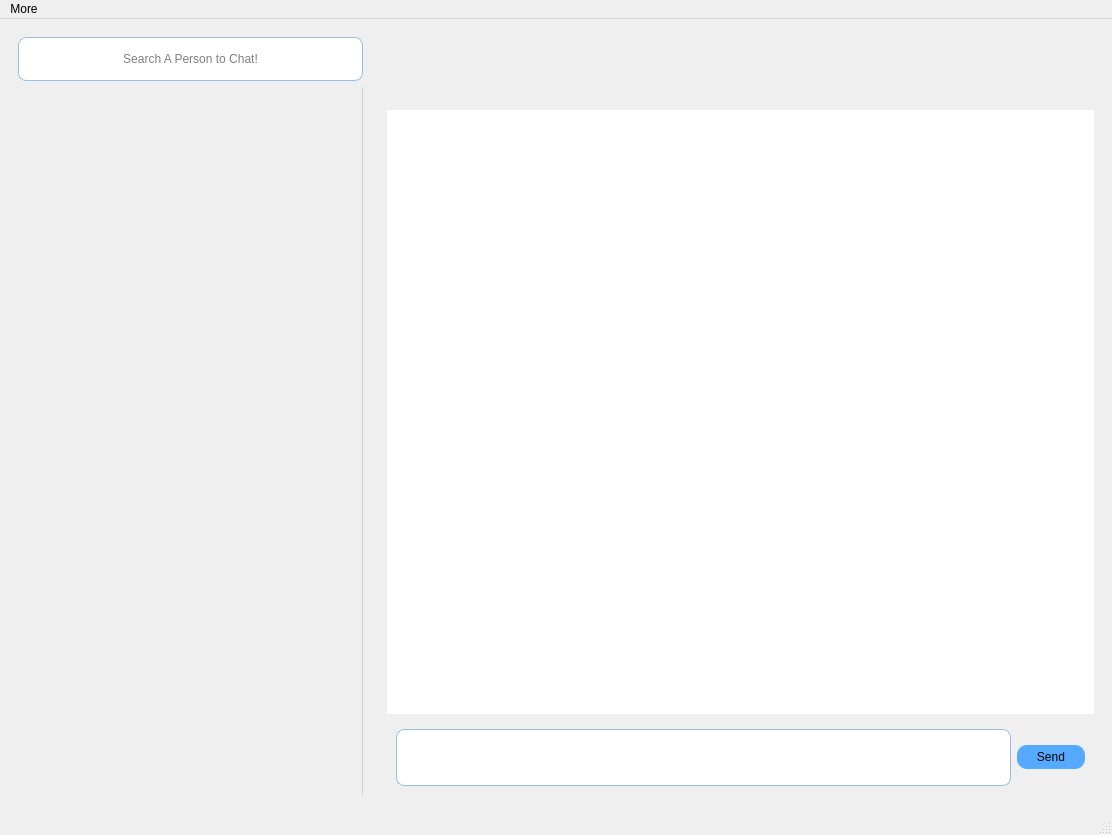
<?xml version="1.0" encoding="UTF-8"?>
<ui version="4.0">
 <class>MainWindow</class>
 <widget class="QMainWindow" name="MainWindow">
  <property name="geometry">
   <rect>
    <x>0</x>
    <y>0</y>
    <width>1112</width>
    <height>835</height>
   </rect>
  </property>
  <property name="windowTitle">
   <string>MainWindow</string>
  </property>
  <property name="styleSheet">
   <string notr="true">QGroupBox{
	border :  none;
}

#user_list QPushButton, #user_photo, #user_name{
margin : 0px;
padding : 0px;
background-color : none;
height : 60%;
width: 100%;
border : none;
text-align : left;
}

#search_bar{
border : 1px solid rgb(154, 188, 223);
border-radius : 8px;
padding : 5px;
height : 32%;
font: 12pt &quot;Times New Roman&quot;;
}

#user_list{
border: none;
border-right : 1px solid rgb(207, 207, 207);
}

#user_list QFrame, name_frame{
margin : 0px;
padding : 0px;
background-color : none;
height : 60%;
width: 100%;
border : none;
text-align : left;
border-bottom : 1px solid rgb(207, 207, 207);
}

#user_list QFrame:hover{
border : 1px solid blue;
border-radius : 15px;
background-color : qconicalgradient(cx:0.710227, cy:0.188, angle:0, stop:0 rgba(0, 0, 0, 168), stop:1 rgba(255, 255, 255, 255));
}

#messages{
border : none;
padding : 0px;
margin : 0px;
/*background-color : rgb(240, 240, 240);*/
}

#messages::item{
margin : 10px;
padding : 10px;
border-radius : 10px;
border : 1px solid rgb(213, 213, 213);
/*background : rgb(231, 231, 231);*/
height : 30%;
}

#message_field{
font: 12pt &quot;Times New Roman&quot;;
border-radius : 8px;
height : 55%;
border : 1px solid rgb(154, 188, 223);
}

#send_button{
color:&quot;White&quot;;
font: 12pt &quot;Times New Roman&quot;;
background-color: rgb(85, 170, 255);
border-radius: 10px;
padding: 5px;
}




</string>
  </property>
  <widget class="QWidget" name="centralwidget">
   <layout class="QHBoxLayout" name="horizontalLayout">
    <item>
     <widget class="QGroupBox" name="groupBox">
      <property name="sizePolicy">
       <sizepolicy hsizetype="Preferred" vsizetype="Preferred">
        <horstretch>2</horstretch>
        <verstretch>0</verstretch>
       </sizepolicy>
      </property>
      <property name="title">
       <string/>
      </property>
      <layout class="QVBoxLayout" name="verticalLayout_2">
       <item>
        <widget class="QLineEdit" name="search_bar">
         <property name="sizePolicy">
          <sizepolicy hsizetype="Expanding" vsizetype="Fixed">
           <horstretch>0</horstretch>
           <verstretch>1</verstretch>
          </sizepolicy>
         </property>
         <property name="focusPolicy">
          <enum>Qt::ClickFocus</enum>
         </property>
         <property name="cursorPosition">
          <number>0</number>
         </property>
         <property name="alignment">
          <set>Qt::AlignCenter</set>
         </property>
         <property name="placeholderText">
          <string>Search A Person to Chat!</string>
         </property>
        </widget>
       </item>
       <item>
        <widget class="QGroupBox" name="user_list">
         <property name="sizePolicy">
          <sizepolicy hsizetype="Preferred" vsizetype="Preferred">
           <horstretch>0</horstretch>
           <verstretch>9</verstretch>
          </sizepolicy>
         </property>
         <property name="styleSheet">
          <string notr="true"/>
         </property>
         <property name="title">
          <string/>
         </property>
        </widget>
       </item>
      </layout>
     </widget>
    </item>
    <item>
     <widget class="QGroupBox" name="groupBox_2">
      <property name="sizePolicy">
       <sizepolicy hsizetype="Preferred" vsizetype="Preferred">
        <horstretch>4</horstretch>
        <verstretch>0</verstretch>
       </sizepolicy>
      </property>
      <property name="title">
       <string/>
      </property>
      <layout class="QVBoxLayout" name="verticalLayout">
       <item>
        <widget class="QFrame" name="name_frame">
         <property name="sizePolicy">
          <sizepolicy hsizetype="Preferred" vsizetype="Fixed">
           <horstretch>0</horstretch>
           <verstretch>0</verstretch>
          </sizepolicy>
         </property>
         <property name="styleSheet">
          <string notr="true">border : none;</string>
         </property>
         <property name="frameShape">
          <enum>QFrame::StyledPanel</enum>
         </property>
         <property name="frameShadow">
          <enum>QFrame::Raised</enum>
         </property>
         <property name="lineWidth">
          <number>0</number>
         </property>
         <layout class="QFormLayout" name="formLayout">
          <property name="fieldGrowthPolicy">
           <enum>QFormLayout::FieldsStayAtSizeHint</enum>
          </property>
          <property name="formAlignment">
           <set>Qt::AlignCenter</set>
          </property>
          <property name="topMargin">
           <number>0</number>
          </property>
          <property name="bottomMargin">
           <number>7</number>
          </property>
          <item row="0" column="0">
           <widget class="QPushButton" name="user_photo">
            <property name="sizePolicy">
             <sizepolicy hsizetype="Minimum" vsizetype="Expanding">
              <horstretch>2</horstretch>
              <verstretch>0</verstretch>
             </sizepolicy>
            </property>
            <property name="focusPolicy">
             <enum>Qt::NoFocus</enum>
            </property>
            <property name="styleSheet">
             <string notr="true"/>
            </property>
            <property name="text">
             <string/>
            </property>
           </widget>
          </item>
          <item row="0" column="1">
           <widget class="QPushButton" name="user_name">
            <property name="sizePolicy">
             <sizepolicy hsizetype="Minimum" vsizetype="Expanding">
              <horstretch>5</horstretch>
              <verstretch>0</verstretch>
             </sizepolicy>
            </property>
            <property name="focusPolicy">
             <enum>Qt::NoFocus</enum>
            </property>
            <property name="text">
             <string/>
            </property>
           </widget>
          </item>
         </layout>
        </widget>
       </item>
       <item>
        <widget class="QListWidget" name="messages">
         <property name="sizePolicy">
          <sizepolicy hsizetype="Expanding" vsizetype="Expanding">
           <horstretch>0</horstretch>
           <verstretch>9</verstretch>
          </sizepolicy>
         </property>
         <property name="focusPolicy">
          <enum>Qt::NoFocus</enum>
         </property>
         <property name="styleSheet">
          <string notr="true">QListWidget::item{
height : 60%;
}</string>
         </property>
        </widget>
       </item>
       <item>
        <widget class="QGroupBox" name="groupBox_3">
         <property name="sizePolicy">
          <sizepolicy hsizetype="Preferred" vsizetype="Fixed">
           <horstretch>0</horstretch>
           <verstretch>1</verstretch>
          </sizepolicy>
         </property>
         <property name="title">
          <string/>
         </property>
         <layout class="QHBoxLayout" name="horizontalLayout_2">
          <item>
           <widget class="QLineEdit" name="message_field">
            <property name="sizePolicy">
             <sizepolicy hsizetype="Expanding" vsizetype="Fixed">
              <horstretch>9</horstretch>
              <verstretch>0</verstretch>
             </sizepolicy>
            </property>
           </widget>
          </item>
          <item>
           <widget class="QPushButton" name="send_button">
            <property name="sizePolicy">
             <sizepolicy hsizetype="Minimum" vsizetype="Fixed">
              <horstretch>1</horstretch>
              <verstretch>0</verstretch>
             </sizepolicy>
            </property>
            <property name="focusPolicy">
             <enum>Qt::NoFocus</enum>
            </property>
            <property name="text">
             <string>Send</string>
            </property>
            <property name="shortcut">
             <string>Return</string>
            </property>
           </widget>
          </item>
         </layout>
        </widget>
       </item>
      </layout>
     </widget>
    </item>
   </layout>
  </widget>
  <widget class="QMenuBar" name="menubar">
   <property name="geometry">
    <rect>
     <x>0</x>
     <y>0</y>
     <width>1112</width>
     <height>21</height>
    </rect>
   </property>
   <widget class="QMenu" name="menuMenu">
    <property name="title">
     <string>More</string>
    </property>
    <widget class="QMenu" name="menuTheme">
     <property name="title">
      <string>Theme</string>
     </property>
     <addaction name="actionLightMode_3"/>
     <addaction name="actionDarkMode_3"/>
    </widget>
    <widget class="QMenu" name="menuAccount_Action">
     <property name="title">
      <string>Account Action</string>
     </property>
     <addaction name="actionProfile"/>
     <addaction name="actionDelete"/>
     <addaction name="actionLogout"/>
    </widget>
    <addaction name="menuTheme"/>
    <addaction name="menuAccount_Action"/>
    <addaction name="actionExit"/>
   </widget>
   <addaction name="menuMenu"/>
  </widget>
  <widget class="QStatusBar" name="statusbar"/>
  <action name="actionProfile">
   <property name="text">
    <string>View profile</string>
   </property>
  </action>
  <action name="actionLogout">
   <property name="text">
    <string>Logout</string>
   </property>
  </action>
  <action name="actionQuit">
   <property name="text">
    <string>Quit</string>
   </property>
  </action>
  <action name="actionDarkMode_3">
   <property name="text">
    <string>Dark Mode</string>
   </property>
  </action>
  <action name="actionLightMode_3">
   <property name="text">
    <string>Light Mode</string>
   </property>
  </action>
  <action name="actionOk">
   <property name="text">
    <string>Ok</string>
   </property>
  </action>
  <action name="actionExit">
   <property name="text">
    <string>Exit</string>
   </property>
  </action>
  <action name="actionDelete">
   <property name="text">
    <string>Delete My Account</string>
   </property>
  </action>
 </widget>
 <resources/>
 <connections/>
</ui>
